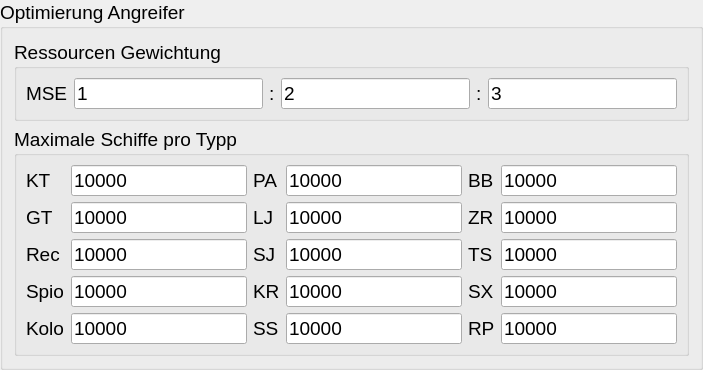
         <widget class="QGroupBox" name="groupBox_10">
          <property name="font">
           <font>
            <pointsize>14</pointsize>
           </font>
          </property>
          <property name="title">
           <string>Optimierung Angreifer</string>
          </property>
          <layout class="QGridLayout" name="gridLayout_13">
           <item row="2" column="2">
            <widget class="QGroupBox" name="Limits">
             <property name="title">
              <string>Maximale Schiffe pro Typp</string>
             </property>
             <layout class="QGridLayout" name="gridLayout_15">
              <item row="0" column="1">
               <widget class="QLineEdit" name="maxKt">
                <property name="text">
                 <string>10000</string>
                </property>
                <property name="placeholderText">
                 <string>0</string>
                </property>
               </widget>
              </item>
              <item row="0" column="2">
               <widget class="QLabel" name="label_70">
                <property name="text">
                 <string>PA</string>
                </property>
               </widget>
              </item>
              <item row="3" column="1">
               <widget class="QLineEdit" name="maxSpio">
                <property name="text">
                 <string>10000</string>
                </property>
                <property name="placeholderText">
                 <string>0</string>
                </property>
               </widget>
              </item>
              <item row="2" column="1">
               <widget class="QLineEdit" name="maxRec">
                <property name="text">
                 <string>10000</string>
                </property>
                <property name="placeholderText">
                 <string>0</string>
                </property>
               </widget>
              </item>
              <item row="5" column="5">
               <widget class="QLineEdit" name="maxRp">
                <property name="text">
                 <string>10000</string>
                </property>
                <property name="placeholderText">
                 <string>0</string>
                </property>
               </widget>
              </item>
              <item row="2" column="2">
               <widget class="QLabel" name="label_72">
                <property name="text">
                 <string>SJ</string>
                </property>
               </widget>
              </item>
              <item row="3" column="0">
               <widget class="QLabel" name="label_69">
                <property name="text">
                 <string>Spio</string>
                </property>
               </widget>
              </item>
              <item row="3" column="4">
               <widget class="QLabel" name="label_77">
                <property name="text">
                 <string>SX</string>
                </property>
               </widget>
              </item>
              <item row="2" column="4">
               <widget class="QLabel" name="label_76">
                <property name="text">
                 <string>TS</string>
                </property>
               </widget>
              </item>
              <item row="1" column="0">
               <widget class="QLabel" name="label_66">
                <property name="text">
                 <string>GT</string>
                </property>
               </widget>
              </item>
              <item row="1" column="2">
               <widget class="QLabel" name="label_71">
                <property name="text">
                 <string>LJ</string>
                </property>
               </widget>
              </item>
              <item row="0" column="0">
               <widget class="QLabel" name="label_67">
                <property name="text">
                 <string>KT</string>
                </property>
               </widget>
              </item>
              <item row="5" column="2">
               <widget class="QLabel" name="label_79">
                <property name="text">
                 <string>SS</string>
                </property>
               </widget>
              </item>
              <item row="2" column="0">
               <widget class="QLabel" name="label_68">
                <property name="text">
                 <string>Rec</string>
                </property>
               </widget>
              </item>
              <item row="1" column="1">
               <widget class="QLineEdit" name="maxGt">
                <property name="text">
                 <string>10000</string>
                </property>
                <property name="placeholderText">
                 <string>0</string>
                </property>
               </widget>
              </item>
              <item row="3" column="2">
               <widget class="QLabel" name="label_73">
                <property name="text">
                 <string>KR</string>
                </property>
               </widget>
              </item>
              <item row="1" column="4">
               <widget class="QLabel" name="label_75">
                <property name="text">
                 <string>ZR</string>
                </property>
               </widget>
              </item>
              <item row="5" column="0">
               <widget class="QLabel" name="label_78">
                <property name="text">
                 <string>Kolo</string>
                </property>
               </widget>
              </item>
              <item row="5" column="4">
               <widget class="QLabel" name="label_80">
                <property name="text">
                 <string>RP</string>
                </property>
               </widget>
              </item>
              <item row="0" column="4">
               <widget class="QLabel" name="label_74">
                <property name="text">
                 <string>BB</string>
                </property>
               </widget>
              </item>
              <item row="0" column="5">
               <widget class="QLineEdit" name="maxBb">
                <property name="text">
                 <string>10000</string>
                </property>
                <property name="placeholderText">
                 <string>0</string>
                </property>
               </widget>
              </item>
              <item row="1" column="5">
               <widget class="QLineEdit" name="maxZr">
                <property name="text">
                 <string>10000</string>
                </property>
                <property name="placeholderText">
                 <string>0</string>
                </property>
               </widget>
              </item>
              <item row="2" column="5">
               <widget class="QLineEdit" name="maxTs">
                <property name="text">
                 <string>10000</string>
                </property>
                <property name="placeholderText">
                 <string>0</string>
                </property>
               </widget>
              </item>
              <item row="3" column="5">
               <widget class="QLineEdit" name="maxSx">
                <property name="text">
                 <string>10000</string>
                </property>
                <property name="placeholderText">
                 <string>0</string>
                </property>
               </widget>
              </item>
              <item row="5" column="3">
               <widget class="QLineEdit" name="maxSs">
                <property name="text">
                 <string>10000</string>
                </property>
                <property name="placeholderText">
                 <string>0</string>
                </property>
               </widget>
              </item>
              <item row="3" column="3">
               <widget class="QLineEdit" name="maxK">
                <property name="text">
                 <string>10000</string>
                </property>
                <property name="placeholderText">
                 <string>0</string>
                </property>
               </widget>
              </item>
              <item row="2" column="3">
               <widget class="QLineEdit" name="maxSj">
                <property name="text">
                 <string>10000</string>
                </property>
                <property name="placeholderText">
                 <string>0</string>
                </property>
               </widget>
              </item>
              <item row="1" column="3">
               <widget class="QLineEdit" name="maxLj">
                <property name="text">
                 <string>10000</string>
                </property>
                <property name="placeholderText">
                 <string>0</string>
                </property>
               </widget>
              </item>
              <item row="0" column="3">
               <widget class="QLineEdit" name="maxPa">
                <property name="text">
                 <string>10000</string>
                </property>
                <property name="placeholderText">
                 <string>0</string>
                </property>
               </widget>
              </item>
              <item row="5" column="1">
               <widget class="QLineEdit" name="maxKolo">
                <property name="text">
                 <string>10000</string>
                </property>
               </widget>
              </item>
             </layout>
            </widget>
           </item>
           <item row="0" column="2">
            <widget class="QGroupBox" name="Res">
             <property name="title">
              <string>Ressourcen Gewichtung</string>
             </property>
             <layout class="QGridLayout" name="gridLayout_14">
              <item row="0" column="2">
               <widget class="QLabel" name="label_64">
                <property name="text">
                 <string>:</string>
                </property>
               </widget>
              </item>
              <item row="0" column="1">
               <widget class="QLineEdit" name="mseMet">
                <property name="text">
                 <string>1</string>
                </property>
               </widget>
              </item>
              <item row="0" column="3">
               <widget class="QLineEdit" name="mseKris">
                <property name="text">
                 <string>2</string>
                </property>
               </widget>
              </item>
              <item row="0" column="0">
               <widget class="QLabel" name="label_63">
                <property name="text">
                 <string>MSE</string>
                </property>
               </widget>
              </item>
              <item row="0" column="5">
               <widget class="QLineEdit" name="mseDeut">
                <property name="text">
                 <string>3</string>
                </property>
               </widget>
              </item>
              <item row="0" column="4">
               <widget class="QLabel" name="label_65">
                <property name="text">
                 <string>:</string>
                </property>
               </widget>
              </item>
             </layout>
            </widget>
           </item>
          </layout>
         </widget>
